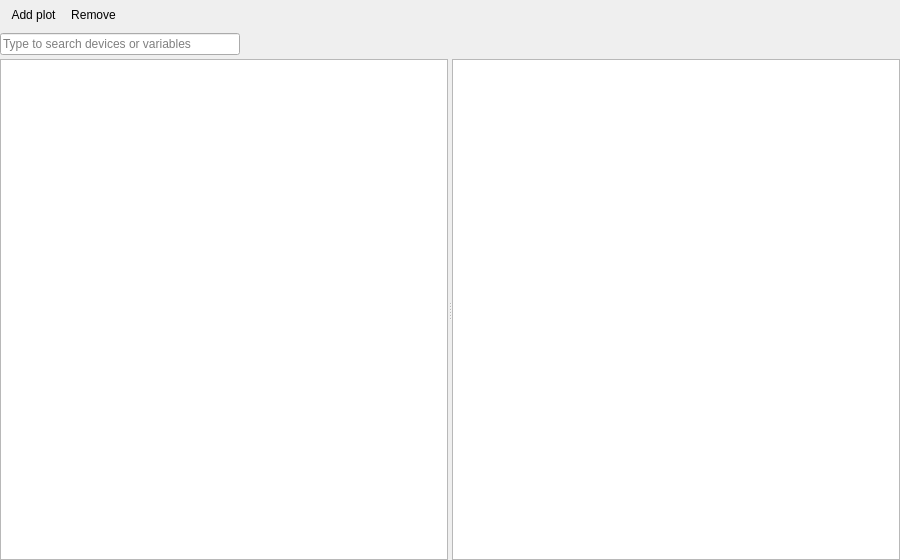
<?xml version="1.0" encoding="UTF-8"?>
<ui version="4.0">
 <class>DynamicPlotsPage</class>
 <widget class="QWidget" name="DynamicPlotsPage">
  <property name="geometry">
   <rect>
    <x>0</x>
    <y>0</y>
    <width>900</width>
    <height>560</height>
   </rect>
  </property>
  <property name="windowTitle">
   <string>Dynamic Plots</string>
  </property>
  <layout class="QVBoxLayout" name="mainLayout">
   <property name="spacing"><number>0</number></property>
   <property name="leftMargin"><number>0</number></property>
   <property name="topMargin"><number>0</number></property>
   <property name="rightMargin"><number>0</number></property>
   <property name="bottomMargin"><number>0</number></property>
   <item>
    <widget class="QToolBar" name="plotsToolBar">
     <property name="movable"><bool>false</bool></property>
     <property name="iconSize">
      <size><width>24</width><height>24</height></size>
     </property>
     <property name="floatable"><bool>false</bool></property>
     <addaction name="actionAddPlot"/>
     <addaction name="actionRemove"/>
   </widget>
   </item>
   <item>
    <widget class="QFrame" name="searchFrame">
     <property name="sizePolicy">
      <sizepolicy hsizetype="Expanding" vsizetype="Fixed">
       <horstretch>0</horstretch>
       <verstretch>0</verstretch>
      </sizepolicy>
     </property>
     <property name="frameShape"><enum>QFrame::Shape::NoFrame</enum></property>
     <layout class="QHBoxLayout" name="searchLayout">
      <property name="leftMargin"><number>0</number></property>
      <property name="topMargin"><number>4</number></property>
      <property name="rightMargin"><number>0</number></property>
      <property name="bottomMargin"><number>4</number></property>
      <item>
       <widget class="QLineEdit" name="searchLineEdit">
        <property name="minimumSize">
         <size><width>240</width><height>0</height></size>
        </property>
        <property name="maximumSize">
         <size><width>240</width><height>16777215</height></size>
        </property>
        <property name="placeholderText"><string>Type to search devices or variables</string></property>
       </widget>
      </item>
      <item>
       <widget class="QPushButton" name="searchButton">
        <property name="minimumSize">
         <size><width>32</width><height>0</height></size>
        </property>
        <property name="maximumSize">
         <size><width>32</width><height>16777215</height></size>
        </property>
        <property name="toolTip"><string>Filter devices and variables</string></property>
        <property name="text"><string/></property>
        <property name="icon">
         <iconset resource="../../Icons/icons.qrc">
          <normaloff>:/Icons/icons/magnifying_glass.png</normaloff>:/Icons/icons/magnifying_glass.png</iconset>
        </property>
        <property name="flat"><bool>true</bool></property>
       </widget>
      </item>
      <item>
       <spacer name="searchHorizontalSpacer">
        <property name="orientation"><enum>Qt::Orientation::Horizontal</enum></property>
        <property name="sizeHint" stdset="0">
         <size><width>40</width><height>20</height></size>
        </property>
       </spacer>
      </item>
     </layout>
    </widget>
   </item>
   <item>
    <widget class="QSplitter" name="plotsSplitter">
     <property name="orientation"><enum>Qt::Orientation::Horizontal</enum></property>
     <widget class="QTreeView" name="availableVariablesTreeView">
      <property name="toolTip"><string>Drag a variable or parameter to a dynamic plot</string></property>
     </widget>
     <widget class="QTreeView" name="plotsTreeView">
      <property name="toolTip"><string>Persistent dynamic plots for this simulation family</string></property>
     </widget>
    </widget>
   </item>
  </layout>
  <action name="actionAddPlot">
   <property name="icon">
    <iconset resource="../../Icons/icons.qrc">
     <normaloff>:/Icons/icons/plus.png</normaloff>:/Icons/icons/plus.png</iconset>
   </property>
   <property name="text"><string>Add plot</string></property>
   <property name="toolTip"><string>Create a persistent dynamic plot</string></property>
  </action>
  <action name="actionRemove">
   <property name="icon">
    <iconset resource="../../Icons/icons.qrc">
     <normaloff>:/Icons/icons/minus.png</normaloff>:/Icons/icons/minus.png</iconset>
   </property>
   <property name="text"><string>Remove</string></property>
   <property name="toolTip"><string>Remove the selected plot or variable</string></property>
  </action>
 </widget>
 <resources><include location="../../Icons/icons.qrc"/></resources>
 <connections/>
</ui>
